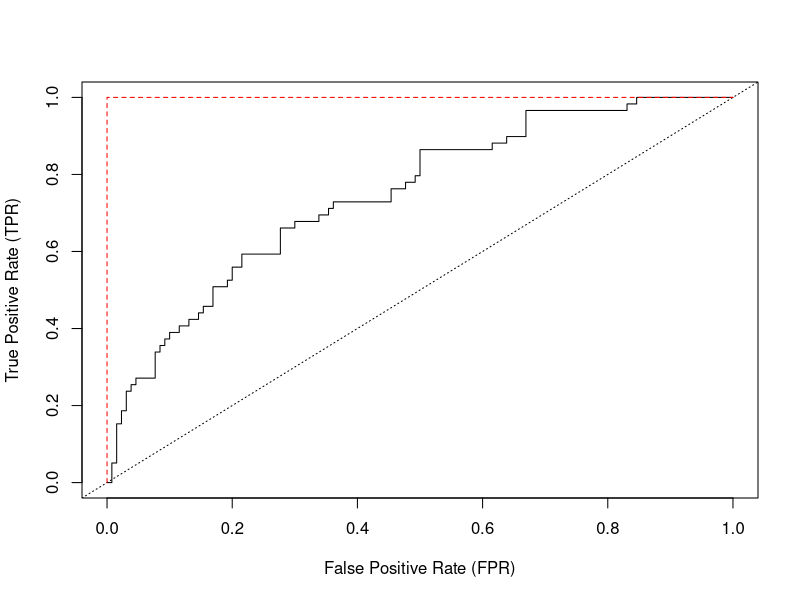
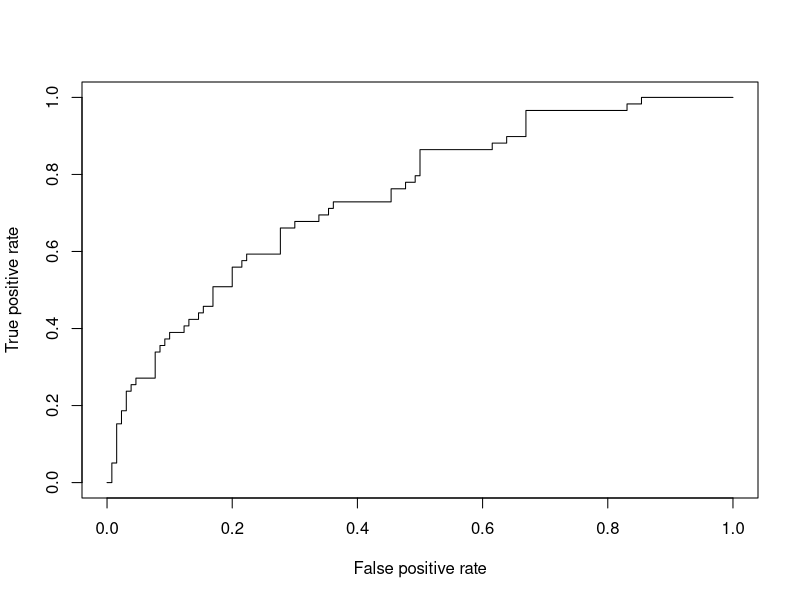
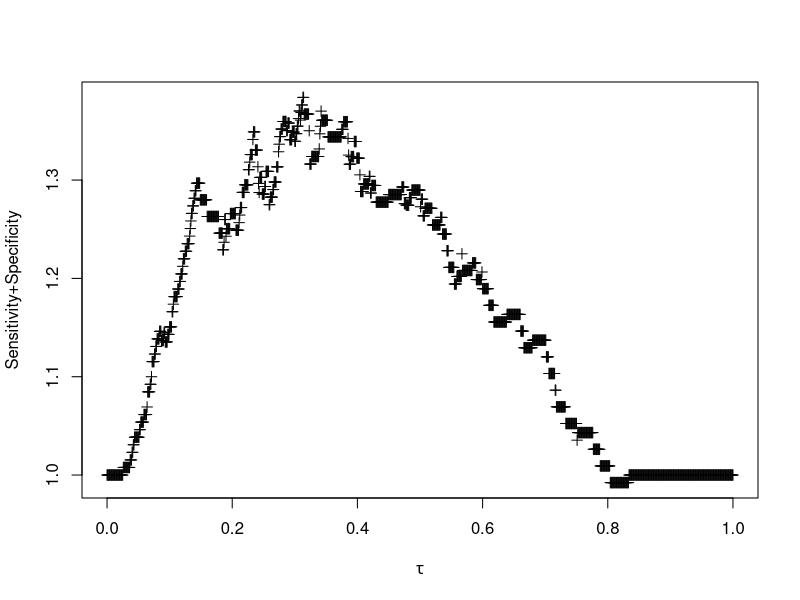
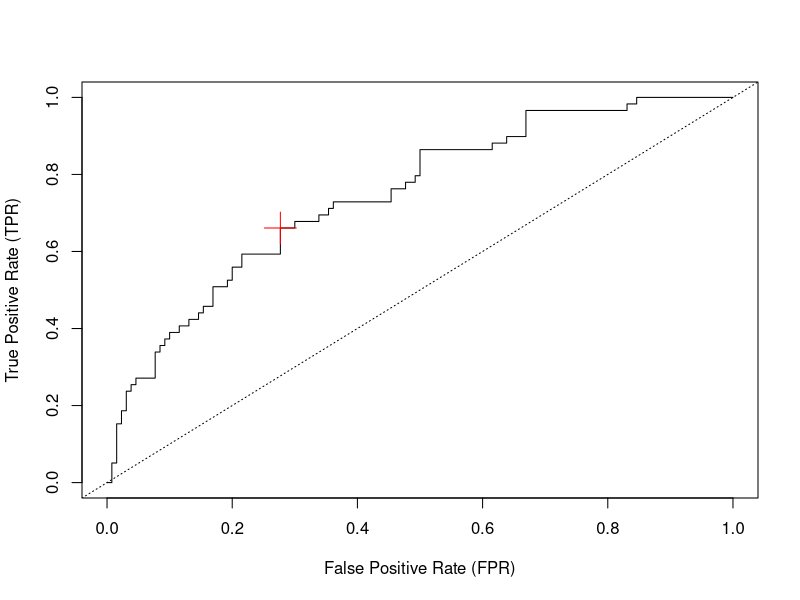

Generate these figures, in order, with R:
library(MASS)
data(birthwt)

birthwt$race<-as.factor(birthwt$race)
birthwt$smoke<-as.factor(birthwt$smoke)
birthwt$ht<-as.factor(birthwt$ht)
birthwt$ui<-as.factor(birthwt$ui)

fit<-glm(low~age+lwt+race+smoke+ptl+ht+ui+ftv,data=birthwt,family="binomial")

summary(fit)

# Extract the coefficients of the model
beta<-coef(fit)

# Compute the odds
exp(beta)

# Compute a 95% confidence interval for beta & odds
# Extract the coefficients & standard errors.
summ<-summary(fit)

# Compute confidence limits for beta
betaLB<-summ$coef[,1]-qt(0.975,summ$df.residual)*summ$coef[,2]
betaUB<-summ$coef[,1]+qt(0.975,summ$df.residual)*summ$coef[,2]

# Store coefficients & confidence limits in matrix
BETA<-cbind(betaLB,beta,betaUB)

# Compute odds & confidence limits for odds
exp(BETA)

# Using the rms library
library(rms)

fit1<-lrm(low~age+lwt+race+smoke+ptl+ht+ui+ftv,data=birthwt,x=TRUE,y=TRUE)

residuals(fit1,type="pearson")

# Performance
library(xtable)
pred<-predict(fit,type="response")
tau<-1.0
l<-(pred>=tau)*1
l<-factor(l,levels=c(0,1))
tab<-table(birthwt$low,l)

xtable(tab)

tauv<-seq(0,1,by=0.001)

res<-matrix(NA,length(tauv),8)
for (j in 1:length(tauv))
{
tau<-tauv[j]	
l<-(pred>=tau)*1
l<-factor(l,levels=c(0,1))
tab<-table(birthwt$low,l)
Sens<-tab[2,2]/(tab[2,2]+tab[2,1])
Spec<-tab[1,1]/(tab[1,1]+tab[1,2])
PPV<-tab[2,2]/(tab[2,2]+tab[1,2])
NPV<-tab[1,1]/(tab[1,1]+tab[2,1])
Acc<-(tab[2,2]+tab[1,1])/sum(tab)
FDR<-1-PPV
FPR<-1-Spec

res[j,]<-c(tau,Sens,Spec,PPV,NPV,Acc,FDR,FPR)
}
res<-data.frame(res)
colnames(res)<-c("tau","Sensitivity","Specificity","PPV","NPV","Accuracy","FDR","FPR")

xtable(res)

plot(res$FPR,res$Sens,xlab="False Positive Rate (FPR)",ylab="True Positive Rate (TPR)",type="s")
abline(a=0,b=1,lty=3)
points(c(0,0,1),c(0,1,1),lty=2,col="red",type="l")

library(ROCR)
predobj<-prediction(pred,birthwt$low)
perf <- performance(predobj,"tpr","fpr")
plot(perf)

plot(tauv,res$Sens+res$Spec,xlab=expression(tau),ylab="Sensitivity+Specificity",pch=3)

j<-which.max(res$Sens+res$Spec)
tauv[j]

plot(res$FPR,res$Sens,xlab="False Positive Rate (FPR)",ylab="True Positive Rate (TPR)",type="s")
abline(a=0,b=1,lty=3)
points(res$FPR[j],res$Sens[j],pch=3,col="red",cex=3)
